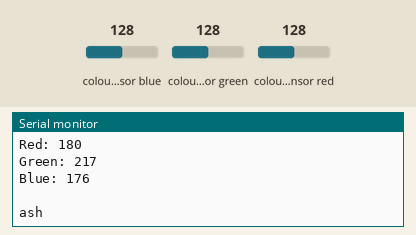
Simulated run of this sketch. Board: Arduino Mega 2560, built with avr-gcc and run on an emulated ATmega2560. On the bench: the last lines printed to the serial monitor. Wiring (inferred from the names in the program): TCS3200 colour sensor: output pin 45; S2 pin 46; S3 pin 44; S0 pin 43; S1 pin 42. The inputs (shaded band) are chosen by the test bench; at power-on: colour sensor red 128, colour sensor blue 128, colour sensor green 128.

Above: at 1.2 s.
1.3 s: colour sensor red set to 5
At 2.7 s:
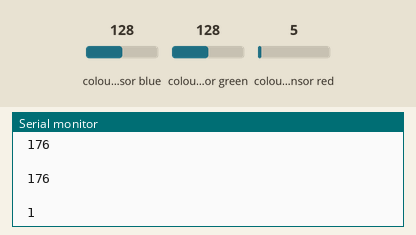
4.3 s: colour sensor blue set to 5
At 4.9 s:
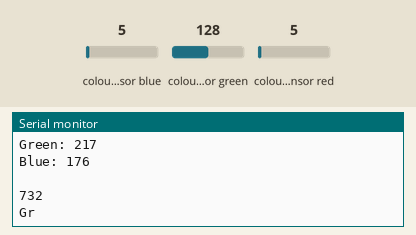
5.9 s: colour sensor green set to 5
At 7.1 s:
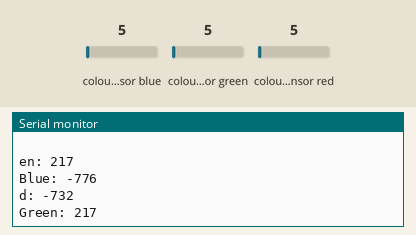
8.9 s: colour sensor blue set to 250
At 9.3 s:
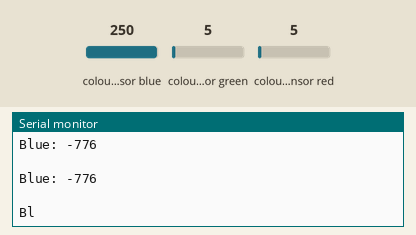
Timing chart, 0 to 11.9 s (numbered marks = the images above; inputs shaded):
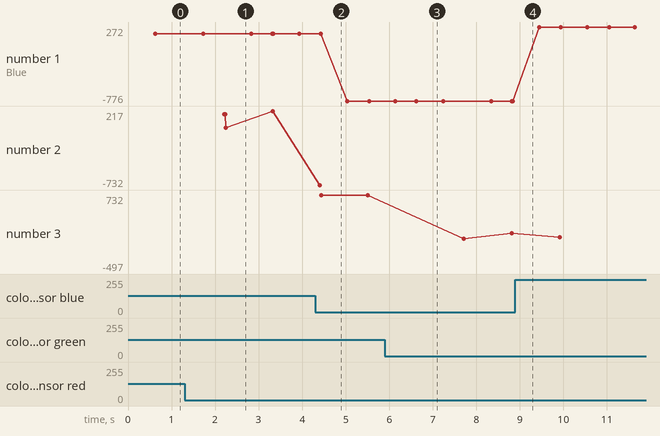

Measured:
- after the input at 1.3 s, the serial monitor: prints a new line after 0.90 s (image 1)
- plotted number 1: 176 → -776 after the input at 4.3 s, -776 → 272 after the input at 8.9 s
- plotted number 3: 732 → 97 after the input at 5.9 s

The sketch:

Sensor_de_color.ino
```cpp
const int s0 = 43;
const int s1 = 42;
const int s2 =46;
const int s3 = 44;
const int out = 45;

void setup()
{
  Serial.begin(9600);
  Serial.println("Primera linea de codigo");
  pinMode(s0, OUTPUT);
  pinMode(s1, OUTPUT);
  pinMode(s2, OUTPUT);
  pinMode(s3, OUTPUT);
  pinMode(out, INPUT);

  // Checar si conviene bajar el frequency scaling a 20% -> Esto haría el código más rápido pero menos preciso. 20%: s0 = high, s1 = low;
  digitalWrite(s0, HIGH);
  digitalWrite(s1, HIGH);
}

void loop()
{
  int R = getRojo();
  delay(200);
  int G = getVerde();
  delay(200);
  int B = getAzul();
  delay(200);

  Serial.print("Red: ");
  Serial.println(R);
  Serial.print("Green: ");
  Serial.println(G);
  Serial.print("Blue: ");
  Serial.println(B);
  Serial.println(" ");


  delay(500);

/*
  Serial.print("Int R" + String(R));
  Serial.print(" -- Int V" + String(V));
  Serial.println(" -- Int A" + String(A));

  if (R > V && V > A && R > 10 && R < 16) {
    Serial.print("El color es azul claro");
  }
  else if(R > V && V > A && R >= 16 && V < 16) {
    Serial.print("El color es azul fusia");
  }
  else if( R < V && V > A && R >= 8 && V >= 16){
    Serial.print("El color es rojo");
  }
  else if(R < V && V > A && R > 10 && V <= 16){
    Serial.print("El color es morado");
  }
  else if(R > V && R > A && R > 10 && R <= 16){
    Serial.print("El color es verde");
  }
  else {
    Serial.print("El color no ha sido registrado");
  }
  Serial.println(" ");
  */
}

int getRojo()
{
  digitalWrite(s2, LOW);
  digitalWrite(s3, LOW);
  int ROJO = pulseIn(out, LOW);
  Serial.println("Valor de rojo: " + ROJO);

  // Modifica el color detectado a la escala RGB. Los valores 25 y 72 puede modificarse en función de qué detecta el sensor.
  // 25 lo combierte a 255 y 72 a 0.

  ROJO = map(ROJO, 25, 72, 255, 0);
  return ROJO;
}

int getAzul()
{
  digitalWrite(s2, LOW);
  digitalWrite(s3, HIGH);
  int AZUL = pulseIn(out, LOW);
  //Serial.println("Valor de azul: " + AZUL);
  AZUL = map(AZUL, 25, 70, 255, 0);
  return AZUL;
}

int getVerde()
{
  digitalWrite(s2, HIGH);
  digitalWrite(s3, HIGH);
  int VERDE = pulseIn(out, LOW);
  //Serial.println("Valor de verde: " + VERDE);
  VERDE = map(VERDE, 30, 90, 255, 0);
  return VERDE;
}
```
